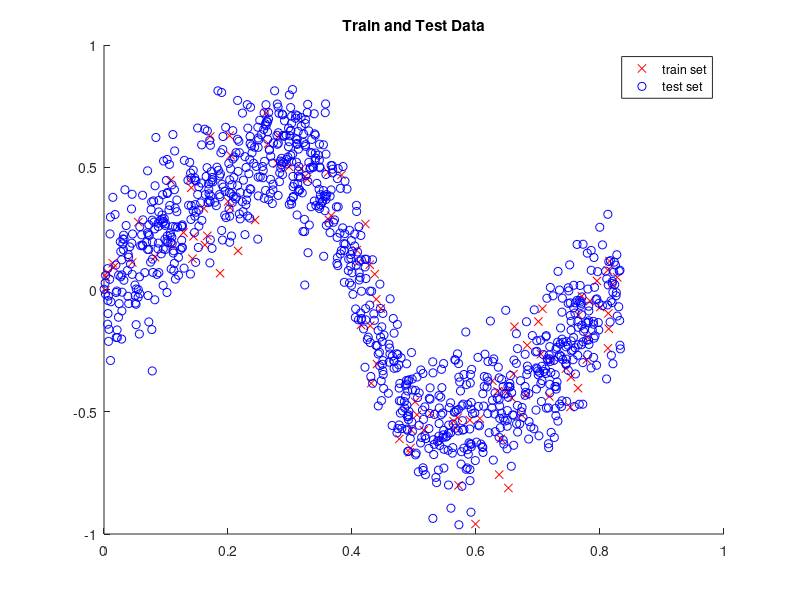
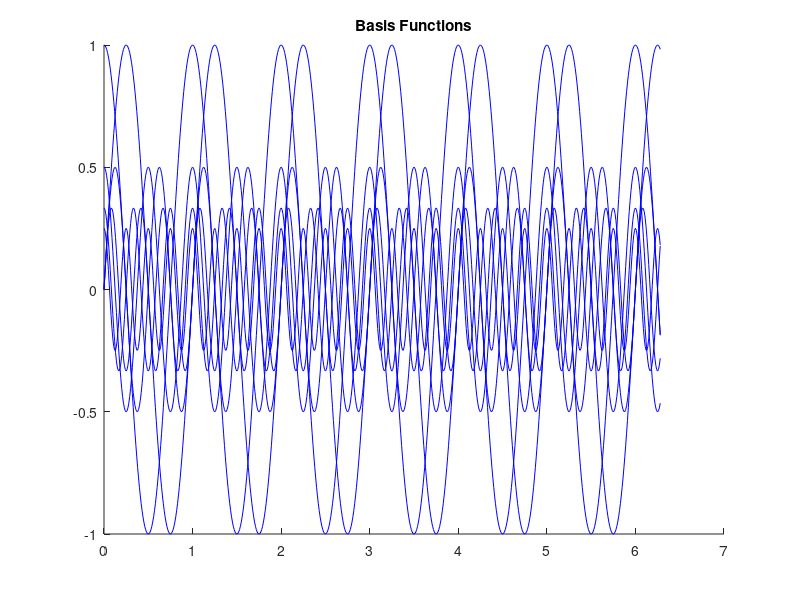
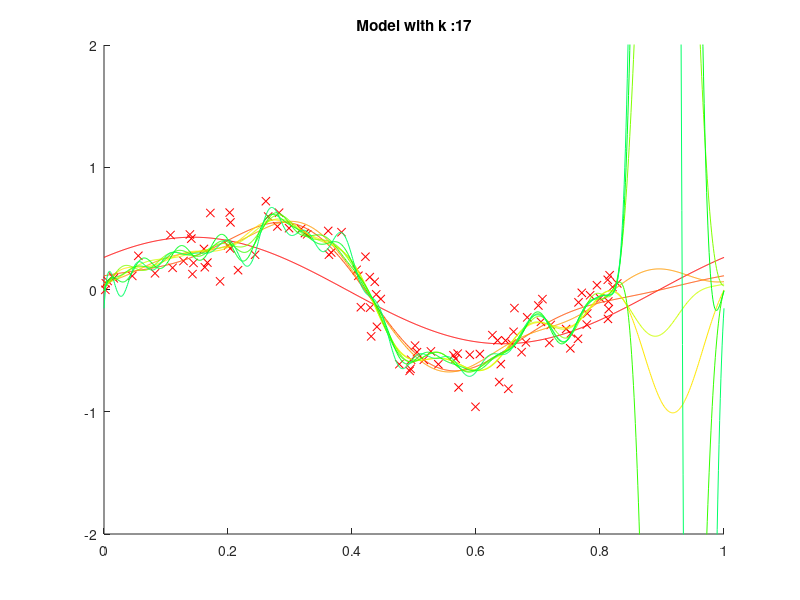
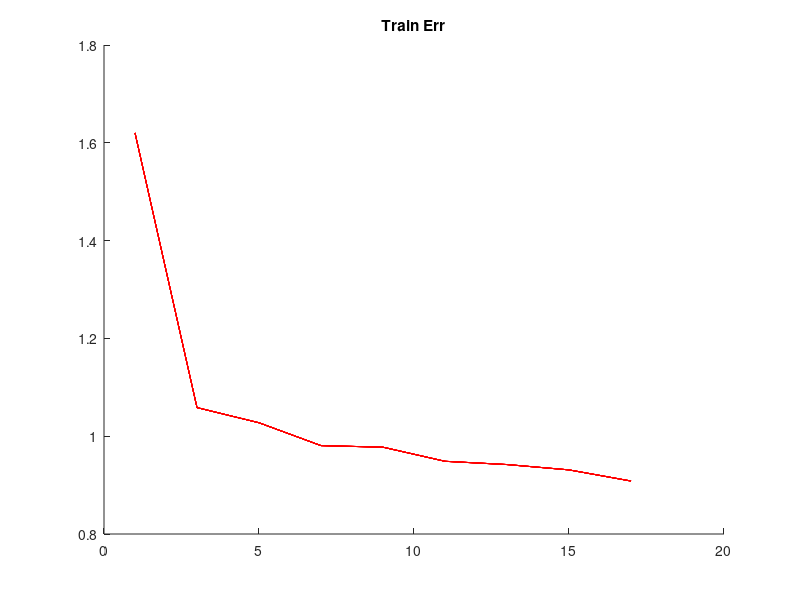

Write MATLAB code to recreate these figures, in order.
function question_3ab

    function phi = fourierbasis(n, x)
        if n == 0
            phi = ones(size(x));
        else
            if mod(n, 2) == 1
                l = (n + 1) / 2;
                phi = (1 / l) * cos(2*pi*l*x);
            else 
                l = n / 2;
                phi = (1 / l) * sin(2*pi*l*x);
            end
        end
    end

    function Phi = basis_matrix(max_k, x)
        Phi = [];
        for n=0:2*max_k
            Phi(:,n+1) = fourierbasis(n, x);
        end
    end

    %% load the data
    clc;
    clear;
    train = load('data/regTrain.txt'); 
    test = load('data/regTest.txt'); 
    train_x = train(:,1); 
    train_y = train(:,2);
    test_x = test(:,1); 
    test_y = test(:,2);

    %% visualize the data
    figure(1); title('Train and Test Data') ; hold on;
    plot(train_x, train_y, 'rx');
    plot(test_x, test_y, 'bo');
    legend('train set', 'test set')
    hold off;
    pause

    %% plot the basis functions
    figure(3); title ('Basis Functions') ; hold on; 
    x = [0:0.01:2*pi];
    for n=1:7
        plot(x, fourierbasis(n, x), 'b');
        pause
    end
    hold off;
    pause

    %% calculate least squares regression
    x = [0:0.001:1];
    model_estimate = [];

    cmap = hsv(20);
    figure(4);  hold on;
    plot(train_x, train_y, 'rx');
    k_values = [1:2:17];
    cnt = 0;

    for max_k=k_values
        % perform least squares regression for given max. frequency
        Phi = basis_matrix(max_k, train_x);
        w = Phi \ train_y;

        % compute the estimate at sampled locations and visualize
        model_estimate = basis_matrix(max_k, x) * w;
        cnt = cnt + 1;
        plot(x, model_estimate, '-', 'Color', cmap(cnt,:));
        axis([0 1 -2 2]);
        title(strcat('Model with k : ', num2str(max_k))); 
        pause
    end
    hold off;

    %% calculate root mean square error
    cnt = 0;
    for max_k=k_values
        cnt = cnt + 1;
        Phi_train = basis_matrix(max_k, train_x);
        Phi_test = basis_matrix(max_k, test_x);
        
        w = Phi_train \ train_y;

        % compute the root mean square error
        train_err(cnt) = sqrt(norm(Phi_train * w - train_y, 2)^2 / size(train,2));
        test_err(cnt) = sqrt(norm(Phi_test * w - test_y, 2)^2 / size(test,2));
    end

    figure(5); title('Train Err') ; hold on;
    plot(repmat(k_values,size(train_err,2),1)', train_err', 'r');
    hold off
    figure(6) ; title('Test Err'); hold on
    plot(repmat(k_values,size(test_err,2),1)', test_err', 'g');
    hold off;

    %% close all windows
    pause
    close all
end
